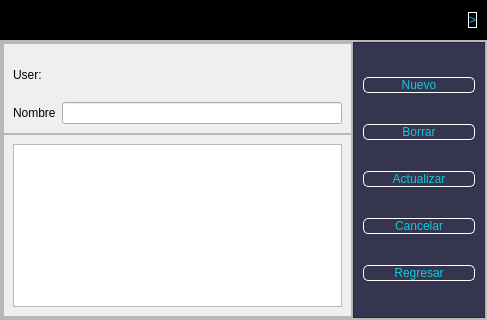
              <widget class="QWidget" name="Personas">
               <layout class="QVBoxLayout" name="verticalLayout_6" stretch="1,8">
                <property name="spacing">
                 <number>0</number>
                </property>
                <property name="leftMargin">
                 <number>0</number>
                </property>
                <property name="topMargin">
                 <number>0</number>
                </property>
                <property name="rightMargin">
                 <number>0</number>
                </property>
                <property name="bottomMargin">
                 <number>0</number>
                </property>
                <item>
                 <widget class="QFrame" name="frame_9">
                  <property name="styleSheet">
                   <string notr="true">background-color: rgb(0, 0, 0);</string>
                  </property>
                  <property name="frameShape">
                   <enum>QFrame::StyledPanel</enum>
                  </property>
                  <property name="frameShadow">
                   <enum>QFrame::Raised</enum>
                  </property>
                  <layout class="QHBoxLayout" name="horizontalLayout_4">
                   <item>
                    <widget class="QLabel" name="label_2">
                     <property name="text">
                      <string>Control de personas</string>
                     </property>
                    </widget>
                   </item>
                   <item>
                    <spacer name="horizontalSpacer_5">
                     <property name="orientation">
                      <enum>Qt::Horizontal</enum>
                     </property>
                     <property name="sizeHint" stdset="0">
                      <size>
                       <width>239</width>
                       <height>20</height>
                      </size>
                     </property>
                    </spacer>
                   </item>
                   <item>
                    <widget class="QLabel" name="label_3">
                     <property name="text">
                      <string>Menu de opciones</string>
                     </property>
                    </widget>
                   </item>
                   <item>
                    <widget class="QPushButton" name="pushButton_7">
                     <property name="styleSheet">
                      <string notr="true">QPushButton{
font: 87 12pt &quot;Arial Black&quot;;
background-color:#000000ff;
color: rgb(20, 200, 220);
border-radius:5px;
border: 1px solid white;
}

QPushButton:hover {
    background-color: black;
}</string>
                     </property>
                     <property name="text">
                      <string>&gt;</string>
                     </property>
                    </widget>
                   </item>
                  </layout>
                 </widget>
                </item>
                <item>
                 <widget class="QFrame" name="frame_10">
                  <property name="frameShape">
                   <enum>QFrame::StyledPanel</enum>
                  </property>
                  <property name="frameShadow">
                   <enum>QFrame::Raised</enum>
                  </property>
                  <layout class="QVBoxLayout" name="verticalLayout_8" stretch="0">
                   <property name="spacing">
                    <number>0</number>
                   </property>
                   <property name="leftMargin">
                    <number>0</number>
                   </property>
                   <property name="topMargin">
                    <number>0</number>
                   </property>
                   <property name="rightMargin">
                    <number>0</number>
                   </property>
                   <property name="bottomMargin">
                    <number>0</number>
                   </property>
                   <item>
                    <widget class="QFrame" name="frame_11">
                     <property name="frameShape">
                      <enum>QFrame::StyledPanel</enum>
                     </property>
                     <property name="frameShadow">
                      <enum>QFrame::Raised</enum>
                     </property>
                     <layout class="QHBoxLayout" name="horizontalLayout_5" stretch="8,3">
                      <property name="spacing">
                       <number>0</number>
                      </property>
                      <property name="leftMargin">
                       <number>0</number>
                      </property>
                      <property name="topMargin">
                       <number>0</number>
                      </property>
                      <property name="rightMargin">
                       <number>0</number>
                      </property>
                      <property name="bottomMargin">
                       <number>0</number>
                      </property>
                      <item>
                       <widget class="QFrame" name="frame_12">
                        <property name="frameShape">
                         <enum>QFrame::StyledPanel</enum>
                        </property>
                        <property name="frameShadow">
                         <enum>QFrame::Raised</enum>
                        </property>
                        <layout class="QVBoxLayout" name="verticalLayout_11" stretch="4,8">
                         <property name="spacing">
                          <number>0</number>
                         </property>
                         <property name="leftMargin">
                          <number>0</number>
                         </property>
                         <property name="topMargin">
                          <number>0</number>
                         </property>
                         <property name="rightMargin">
                          <number>0</number>
                         </property>
                         <property name="bottomMargin">
                          <number>0</number>
                         </property>
                         <item>
                          <widget class="QFrame" name="frame_18">
                           <property name="frameShape">
                            <enum>QFrame::StyledPanel</enum>
                           </property>
                           <property name="frameShadow">
                            <enum>QFrame::Raised</enum>
                           </property>
                           <layout class="QVBoxLayout" name="verticalLayout_13">
                            <item>
                             <widget class="QLabel" name="label_4">
                              <property name="text">
                               <string>User:</string>
                              </property>
                             </widget>
                            </item>
                            <item>
                             <layout class="QHBoxLayout" name="horizontalLayout_8">
                              <item>
                               <widget class="QLabel" name="label_5">
                                <property name="text">
                                 <string>Nombre</string>
                                </property>
                               </widget>
                              </item>
                              <item>
                               <widget class="QLineEdit" name="lineEdit"/>
                              </item>
                             </layout>
                            </item>
                           </layout>
                          </widget>
                         </item>
                         <item>
                          <widget class="QFrame" name="frame_19">
                           <property name="frameShape">
                            <enum>QFrame::StyledPanel</enum>
                           </property>
                           <property name="frameShadow">
                            <enum>QFrame::Raised</enum>
                           </property>
                           <layout class="QHBoxLayout" name="horizontalLayout_9">
                            <item>
                             <widget class="QTableWidget" name="tableWidget"/>
                            </item>
                           </layout>
                          </widget>
                         </item>
                        </layout>
                       </widget>
                      </item>
                      <item>
                       <widget class="QFrame" name="frame_13">
                        <property name="styleSheet">
                         <string notr="true">QFrame{
background-color:rgb(53,53,79);
}
QPushButton{
font: 87 12pt &quot;Arial Black&quot;;
background-color:#000000ff;
color: rgb(20, 200, 220);
border-radius:5px;
border: 1px solid white;
}

QPushButton:hover {
    background-color: black;
}</string>
                        </property>
                        <property name="frameShape">
                         <enum>QFrame::StyledPanel</enum>
                        </property>
                        <property name="frameShadow">
                         <enum>QFrame::Raised</enum>
                        </property>
                        <layout class="QVBoxLayout" name="verticalLayout_12">
                         <item>
                          <widget class="QPushButton" name="pushButton_2">
                           <property name="text">
                            <string>Nuevo</string>
                           </property>
                          </widget>
                         </item>
                         <item>
                          <widget class="QPushButton" name="pushButton_5">
                           <property name="text">
                            <string>Borrar</string>
                           </property>
                          </widget>
                         </item>
                         <item>
                          <widget class="QPushButton" name="pushButton_6">
                           <property name="text">
                            <string>Actualizar</string>
                           </property>
                          </widget>
                         </item>
                         <item>
                          <widget class="QPushButton" name="pushButton_8">
                           <property name="text">
                            <string>Cancelar</string>
                           </property>
                          </widget>
                         </item>
                         <item>
                          <widget class="QPushButton" name="pushButton_9">
                           <property name="text">
                            <string>Regresar</string>
                           </property>
                          </widget>
                         </item>
                        </layout>
                       </widget>
                      </item>
                     </layout>
                    </widget>
                   </item>
                  </layout>
                 </widget>
                </item>
               </layout>
              </widget>
